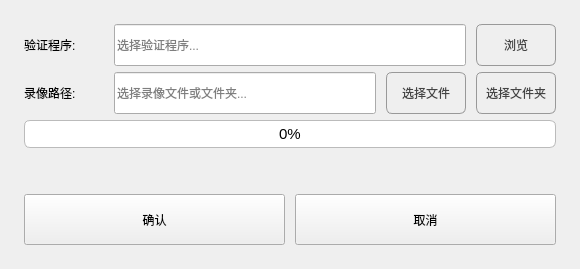
<?xml version="1.0" encoding="UTF-8"?>
<ui version="4.0">
 <class>Form</class>
 <widget class="QWidget" name="Form">
  <property name="geometry">
   <rect>
    <x>0</x>
    <y>0</y>
    <width>580</width>
    <height>269</height>
   </rect>
  </property>
  <property name="minimumSize">
   <size>
    <width>580</width>
    <height>269</height>
   </size>
  </property>
  <property name="maximumSize">
   <size>
    <width>580</width>
    <height>269</height>
   </size>
  </property>
  <property name="windowTitle">
   <string>导入录像</string>
  </property>
  <property name="windowIcon">
   <iconset>
    <normaloff>media/cat.ico</normaloff>media/cat.ico</iconset>
  </property>
  <property name="windowOpacity">
   <double>10.000000000000000</double>
  </property>
  <layout class="QVBoxLayout" name="verticalLayout">
   <property name="leftMargin">
    <number>24</number>
   </property>
   <property name="topMargin">
    <number>24</number>
   </property>
   <property name="rightMargin">
    <number>24</number>
   </property>
   <property name="bottomMargin">
    <number>24</number>
   </property>
   <item>
    <layout class="QHBoxLayout" name="horizontalLayout_exe">
     <property name="spacing">
      <number>10</number>
     </property>
     <item>
      <widget class="QLabel" name="label_exe">
       <property name="minimumSize">
        <size>
         <width>80</width>
         <height>0</height>
        </size>
       </property>
       <property name="text">
        <string>验证程序:</string>
       </property>
      </widget>
     </item>
     <item>
      <widget class="QLineEdit" name="lineEdit_exe">
       <property name="minimumSize">
        <size>
         <width>0</width>
         <height>42</height>
        </size>
       </property>
       <property name="placeholderText">
        <string>选择验证程序...</string>
       </property>
      </widget>
     </item>
     <item>
      <widget class="QPushButton" name="pushButton_browse_exe">
       <property name="minimumSize">
        <size>
         <width>80</width>
         <height>42</height>
        </size>
       </property>
       <property name="maximumSize">
        <size>
         <width>80</width>
         <height>42</height>
        </size>
       </property>
       <property name="focusPolicy">
        <enum>Qt::NoFocus</enum>
       </property>
       <property name="styleSheet">
        <string notr="true">QPushButton {
    background: transparent;
    border: 1px solid #999;
    border-radius: 6px;
    color: #444;
    font-weight: normal;
    font-family: &quot;Microsoft YaHei&quot;, &quot;微软雅黑&quot;, &quot;Segoe UI&quot;, Arial, sans-serif;
    font-size: 9pt;
}
QPushButton:hover {
    background: #eee;
}</string>
       </property>
       <property name="text">
        <string>浏览</string>
       </property>
      </widget>
     </item>
    </layout>
   </item>
   <item>
    <layout class="QHBoxLayout" name="horizontalLayout_replay">
     <property name="spacing">
      <number>10</number>
     </property>
     <item>
      <widget class="QLabel" name="label_replay">
       <property name="minimumSize">
        <size>
         <width>80</width>
         <height>0</height>
        </size>
       </property>
       <property name="text">
        <string>录像路径:</string>
       </property>
      </widget>
     </item>
     <item>
      <widget class="QLineEdit" name="lineEdit_replay">
       <property name="minimumSize">
        <size>
         <width>0</width>
         <height>42</height>
        </size>
       </property>
       <property name="placeholderText">
        <string>选择录像文件或文件夹...</string>
       </property>
      </widget>
     </item>
     <item>
      <widget class="QPushButton" name="pushButton_browse_file">
       <property name="minimumSize">
        <size>
         <width>80</width>
         <height>42</height>
        </size>
       </property>
       <property name="maximumSize">
        <size>
         <width>80</width>
         <height>42</height>
        </size>
       </property>
       <property name="font">
        <font>
         <family>Microsoft YaHei,微软雅黑,Segoe UI,Arial,sans-serif</family>
         <pointsize>9</pointsize>
         <weight>50</weight>
         <bold>false</bold>
        </font>
       </property>
       <property name="focusPolicy">
        <enum>Qt::NoFocus</enum>
       </property>
       <property name="styleSheet">
        <string notr="true">QPushButton {
    background: transparent;
    border: 1px solid #999;
    border-radius: 6px;
    color: #444;
    font-weight: normal;
    font-family: &quot;Microsoft YaHei&quot;, &quot;微软雅黑&quot;, &quot;Segoe UI&quot;, Arial, sans-serif;
    font-size: 9pt;
}
QPushButton:hover {
    background: #eee;
}</string>
       </property>
       <property name="text">
        <string>选择文件</string>
       </property>
      </widget>
     </item>
     <item>
      <widget class="QPushButton" name="pushButton_browse_folder">
       <property name="minimumSize">
        <size>
         <width>80</width>
         <height>42</height>
        </size>
       </property>
       <property name="maximumSize">
        <size>
         <width>80</width>
         <height>42</height>
        </size>
       </property>
       <property name="focusPolicy">
        <enum>Qt::NoFocus</enum>
       </property>
       <property name="styleSheet">
        <string notr="true">QPushButton {
    background: transparent;
    border: 1px solid #999;
    border-radius: 6px;
    color: #444;
    font-weight: normal;
    font-family: &quot;Microsoft YaHei&quot;, &quot;微软雅黑&quot;, &quot;Segoe UI&quot;, Arial, sans-serif;
    font-size: 9pt;
}
QPushButton:hover {
    background: #eee;
}</string>
       </property>
       <property name="text">
        <string>选择文件夹</string>
       </property>
      </widget>
     </item>
    </layout>
   </item>
   <item>
    <widget class="QProgressBar" name="progressBar">
     <property name="minimumSize">
      <size>
       <width>0</width>
       <height>28</height>
      </size>
     </property>
     <property name="maximumSize">
      <size>
       <width>16777215</width>
       <height>28</height>
      </size>
     </property>
     <property name="visible">
      <bool>true</bool>
     </property>
     <property name="styleSheet">
      <string notr="true">QProgressBar {
    border: 1px solid #bbb;
    border-radius: 6px;
    text-align: center;
    font-size: 11pt;
    height: 24px;
}
QProgressBar::chunk {
    background-color: #00A2E8;
    border-radius: 4px;
}</string>
     </property>
     <property name="value">
      <number>0</number>
     </property>
    </widget>
   </item>
   <item>
    <widget class="QLabel" name="label_progress">
     <property name="minimumSize">
      <size>
       <width>200</width>
       <height>0</height>
      </size>
     </property>
     <property name="visible">
      <bool>true</bool>
     </property>
     <property name="text">
      <string/>
     </property>
    </widget>
   </item>
   <item>
    <layout class="QHBoxLayout" name="horizontalLayout_buttons">
     <property name="spacing">
      <number>10</number>
     </property>
     <item>
      <widget class="QPushButton" name="pushButton_ok">
       <property name="sizePolicy">
        <sizepolicy hsizetype="Expanding" vsizetype="Fixed">
         <horstretch>0</horstretch>
         <verstretch>0</verstretch>
        </sizepolicy>
       </property>
       <property name="minimumSize">
        <size>
         <width>184</width>
         <height>51</height>
        </size>
       </property>
       <property name="maximumSize">
        <size>
         <width>16777215</width>
         <height>51</height>
        </size>
       </property>
       <property name="focusPolicy">
        <enum>Qt::NoFocus</enum>
       </property>
       <property name="text">
        <string>确认</string>
       </property>
       <property name="shortcut">
        <string>Return</string>
       </property>
       <property name="autoDefault">
        <bool>false</bool>
       </property>
      </widget>
     </item>
     <item>
      <widget class="QPushButton" name="pushButton_cancel">
       <property name="sizePolicy">
        <sizepolicy hsizetype="Expanding" vsizetype="Fixed">
         <horstretch>0</horstretch>
         <verstretch>0</verstretch>
        </sizepolicy>
       </property>
       <property name="minimumSize">
        <size>
         <width>184</width>
         <height>51</height>
        </size>
       </property>
       <property name="maximumSize">
        <size>
         <width>16777215</width>
         <height>51</height>
        </size>
       </property>
       <property name="focusPolicy">
        <enum>Qt::NoFocus</enum>
       </property>
       <property name="text">
        <string>取消</string>
       </property>
      </widget>
     </item>
    </layout>
   </item>
  </layout>
 </widget>
 <resources/>
 <connections>
  <connection>
   <sender>pushButton_cancel</sender>
   <signal>clicked()</signal>
   <receiver>Form</receiver>
   <slot>close()</slot>
   <hints>
    <hint type="sourcelabel">
     <x>493</x>
     <y>317</y>
    </hint>
    <hint type="destinationlabel">
     <x>290</x>
     <y>175</y>
    </hint>
   </hints>
  </connection>
 </connections>
</ui>
